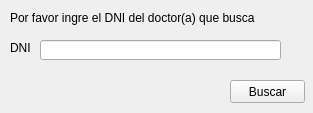
<?xml version="1.0" encoding="UTF-8"?>
<ui version="4.0">
 <class>doctor_search_form</class>
 <widget class="QWidget" name="doctor_search_form">
  <property name="geometry">
   <rect>
    <x>0</x>
    <y>0</y>
    <width>313</width>
    <height>113</height>
   </rect>
  </property>
  <property name="windowTitle">
   <string>Buscar doctor(a) por DNI</string>
  </property>
  <widget class="QLabel" name="instructions_search_doctor">
   <property name="geometry">
    <rect>
     <x>10</x>
     <y>10</y>
     <width>291</width>
     <height>16</height>
    </rect>
   </property>
   <property name="text">
    <string>Por favor ingre el DNI del doctor(a) que busca</string>
   </property>
  </widget>
  <widget class="QLabel" name="text_dni">
   <property name="geometry">
    <rect>
     <x>10</x>
     <y>40</y>
     <width>21</width>
     <height>16</height>
    </rect>
   </property>
   <property name="text">
    <string>DNI</string>
   </property>
  </widget>
  <widget class="QLineEdit" name="dni">
   <property name="geometry">
    <rect>
     <x>40</x>
     <y>40</y>
     <width>241</width>
     <height>20</height>
    </rect>
   </property>
  </widget>
  <widget class="QPushButton" name="button_search_doctor_dni">
   <property name="geometry">
    <rect>
     <x>230</x>
     <y>80</y>
     <width>75</width>
     <height>23</height>
    </rect>
   </property>
   <property name="text">
    <string>Buscar</string>
   </property>
  </widget>
 </widget>
 <resources/>
 <connections/>
</ui>
